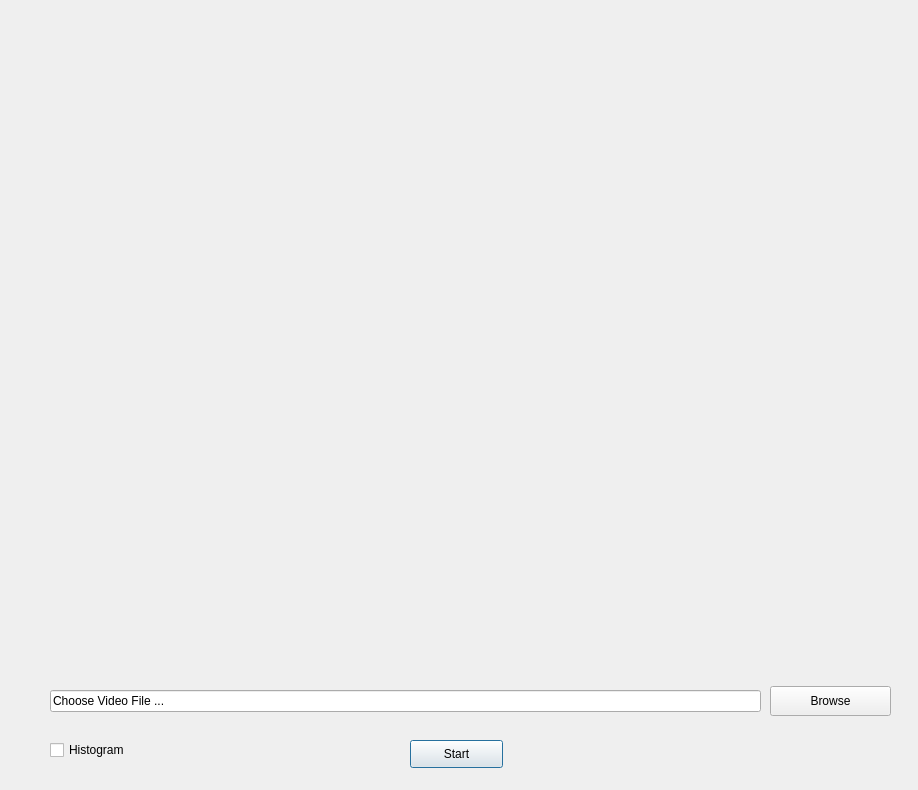
<?xml version="1.0" encoding="UTF-8"?>
<ui version="4.0">
 <class>Video_Player</class>
 <widget class="QDialog" name="Video_Player">
  <property name="geometry">
   <rect>
    <x>0</x>
    <y>0</y>
    <width>918</width>
    <height>790</height>
   </rect>
  </property>
  <property name="windowTitle">
   <string>Dialog</string>
  </property>
  <widget class="QPushButton" name="start_pushBtn">
   <property name="geometry">
    <rect>
     <x>410</x>
     <y>740</y>
     <width>93</width>
     <height>28</height>
    </rect>
   </property>
   <property name="text">
    <string>Start</string>
   </property>
  </widget>
  <widget class="QPushButton" name="browse_pushBtn">
   <property name="geometry">
    <rect>
     <x>770</x>
     <y>686</y>
     <width>121</width>
     <height>30</height>
    </rect>
   </property>
   <property name="text">
    <string>Browse</string>
   </property>
  </widget>
  <widget class="QCheckBox" name="histogram_checkBox">
   <property name="geometry">
    <rect>
     <x>50</x>
     <y>740</y>
     <width>81</width>
     <height>20</height>
    </rect>
   </property>
   <property name="text">
    <string>Histogram</string>
   </property>
  </widget>
  <widget class="QLineEdit" name="fileName_lineEdit">
   <property name="geometry">
    <rect>
     <x>50</x>
     <y>690</y>
     <width>711</width>
     <height>22</height>
    </rect>
   </property>
   <property name="text">
    <string>Choose Video File ...</string>
   </property>
  </widget>
 </widget>
 <resources/>
 <connections/>
</ui>
